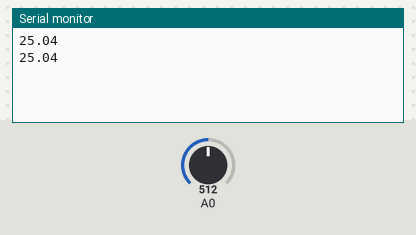
A sketch run on a simulated Arduino Uno, built with avr-gcc and run on an emulated ATmega328P. Parts: the last lines printed to the serial monitor. Inputs (shaded band) come from the test bench; at power-on: A0 = 512.

Above: at 1.8 s.
1.9 s: A0 set to 716
At 2.8 s:
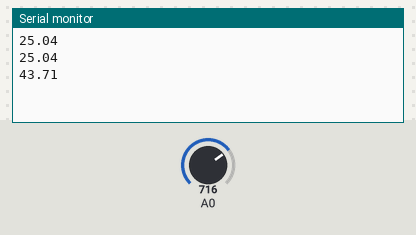
3.4 s: A0 set to 900
At 4.8 s:
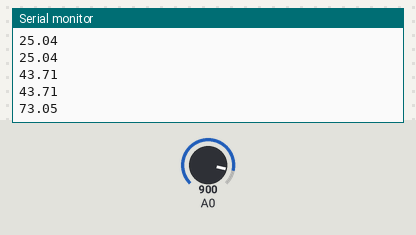
Timing chart, 0 to 6.4 s (numbered marks = the images above; inputs shaded):
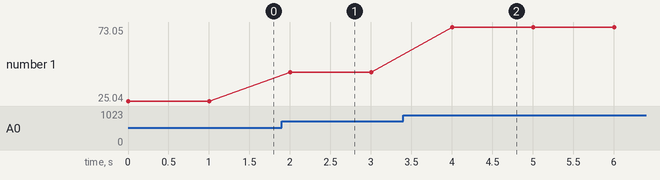

Measured:
- after the input at 1.9 s, the serial monitor: prints a new line after 0.10 s (image 1)
- after the input at 3.4 s, the serial monitor: prints a new line after 0.60 s (image 2)
- plotted number 1: 25.04 → 43.71 after the input at 1.9 s, 43.71 → 73.05 after the input at 3.4 s

The sketch:

GroveTemp.ino
```cpp
void setup() {
    Serial.begin(9600);
    pinMode(A0, INPUT);
}

void loop() {
    float SensorValue = analogRead(A0);
    #define T0 298.15
    #define B 4275

    // converting the analog reading to temperature in Celsius
    float Temperature = 1/(log(1023/SensorValue - 1)/B + 1/T0) - 273.15;
    Serial.println(Temperature);
    #define DELAY 1000
    delay(DELAY);
}
```
